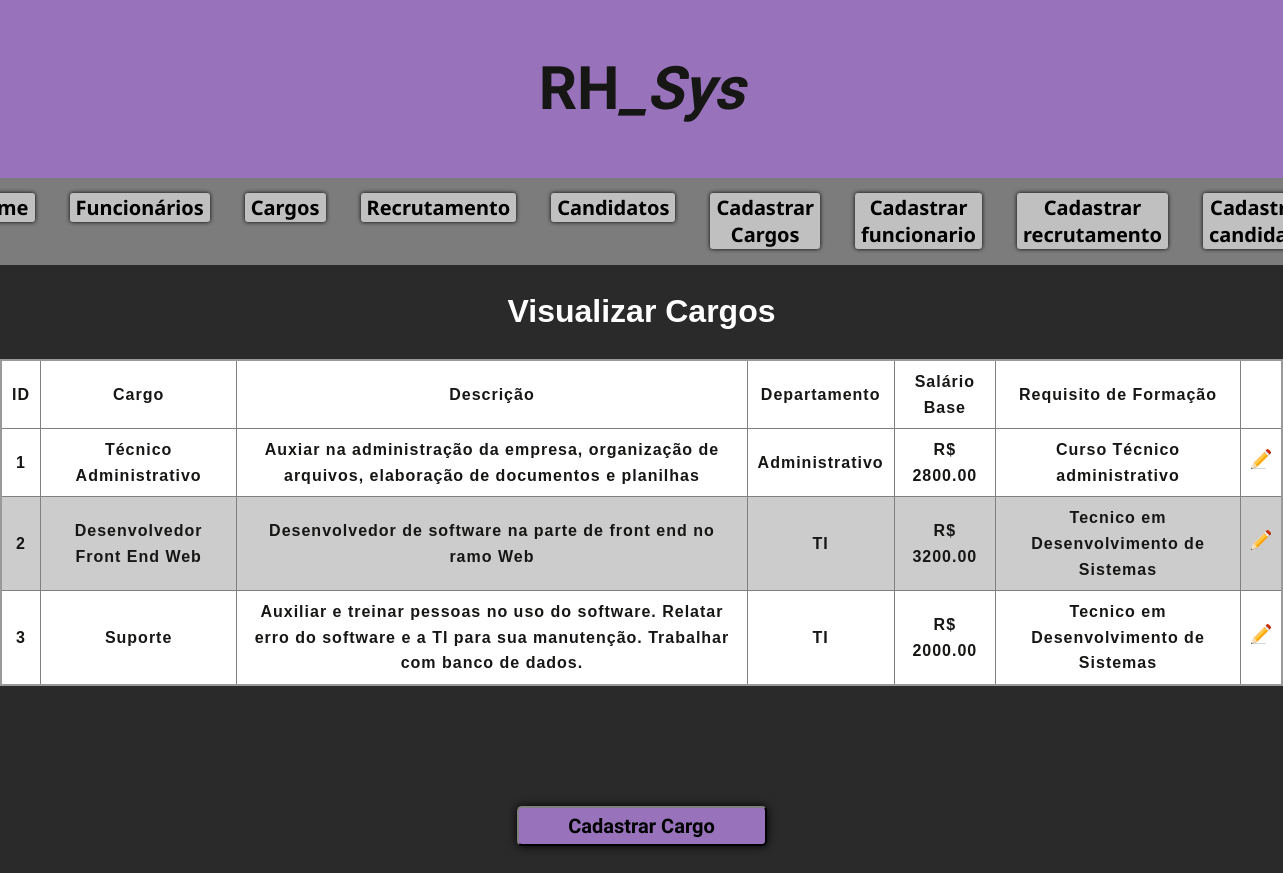
Page /cargos/ on the committed database.
### rh/models.py (models this page shows)
class Cargos(models.Model):
    cargo = models.CharField(max_length=100)
    descricao = models.CharField(max_length=500)
    departamento = models.CharField(max_length=100)
    salario_base = models.DecimalField(max_digits=10, decimal_places=2)
    requisito_formacao = models.CharField(max_length=100)
    def __str__(self):
        return f'cargo: {self.cargo} | departamento: {self.departamento}'

### rh/views.py (the view)
# urls.py: path('cargos/', view_rh.cargo, name='cargo'),
def cargo(request):
    cargos = Cargos.objects.all()
    print(f"\n\n{cargos}\n\n")
    context = {
        'cargos': cargos,
        'title' : 'Visualizar Cargos'
    }
    return render(request, 'pages/listar/cargo.html', context)

### rh/templates/pages/listar/cargo.html
{% load static %}
{% include "partials/menu.html" %}
<h1 style="color: #fff; font-weight:bold">
    <center>{{ title }}</center>
</h1>
<table class="listagem_tabela">
    <thead>
        <tr>
            <th scope="col">ID</th>
            <th scope="col">Cargo</th>
            <th scope="col">Descrição</th>
            <th scope="col">Departamento</th>
            <th scope="col">Salário Base</th>
            <th scope="col">Requisito de Formação</th>
            <th scope="col"></th>
        </tr>
    </thead>
    <tbody>
        {% for cargo in cargos %}
            <tr>
                <th scope="row"> {{ cargo.id }} </th>
                <th> {{ cargo.cargo }} </th>
                <th> {{ cargo.descricao }}</th>
                <th> {{ cargo.departamento }} </th>
                <th> R$ {{ cargo.salario_base }} </th>
                <th> {{ cargo.requisito_formacao}} </th>
                <th>
                    <center>
                        <a href="{% url "editcargo" cargo.id %}"><img src="{% static "img/editar.png" %}" width="20px"></a>
                    </center>
                </th>
            </tr>
        {% endfor %}
    </tbody>
</table>
<div class="button_novocargo">
    <a href="{% url "cadcargo" %}"><button class="novo_cargo">Cadastrar Cargo</button></a>
</div>
{% include "partials/final.html" %}

### rh/static/css/style.css (style rules this page uses)
body { margin: 0; font-family: 'Arial', sans-serif; color: #161615; background-color: #292a29; line-height: 1.6; }
.listagem_tabela { border-collapse: collapse; border: 2px solid rgb(153, 153, 153); font-family: sans-serif; font-size: 1rem; letter-spacing: 1px; justify-items: center; margin: auto; }
thead { background-color: rgb(180, 161, 197); }
th, td { border: 1px solid rgb(128, 128, 128); padding: 8px 10px; }
tr:nth-child(even) { background: #ccc }
tr:nth-child(odd) { background: #fff }
.button_novocargo { left: 0; right: 0; padding: 120px; display: flex; justify-content:center; }
.novo_cargo { border-color: #2c2c2c; background-color: rgb(152, 115, 187); border-radius: 5px; box-shadow: 0px 0px 10px; font-family: "Kanit", sans-serif; font-weight: 700; font-style: normal; font-size: 20px; height: 40px; width: 250px; }

### rows in the picture
Cargos: id "1", cargo "Técnico Administrativo", descricao "Auxiar na administração da empresa, organização de arquivos, elaboração de documentos e planilhas", departamento "Administrativo", salario_base "2800.00", requisito_formacao "Curso Técnico administrativo"
Cargos: id "2", cargo "Desenvolvedor Front End Web", descricao "Desenvolvedor de software na parte de front end no ramo Web", departamento "TI", salario_base "3200.00", requisito_formacao "Tecnico em Desenvolvimento de Sistemas"
Cargos: id "3", cargo "Suporte", descricao "Auxiliar e treinar pessoas no uso do software. Relatar erro do software e a TI para sua manutenção. Trabalhar com banco de dados.", departamento "TI", salario_base "2000.00", requisito_formacao "Tecnico em Desenvolvimento de Sistemas"

### other values in the picture
{{ title }} "Visualizar Cargos"
